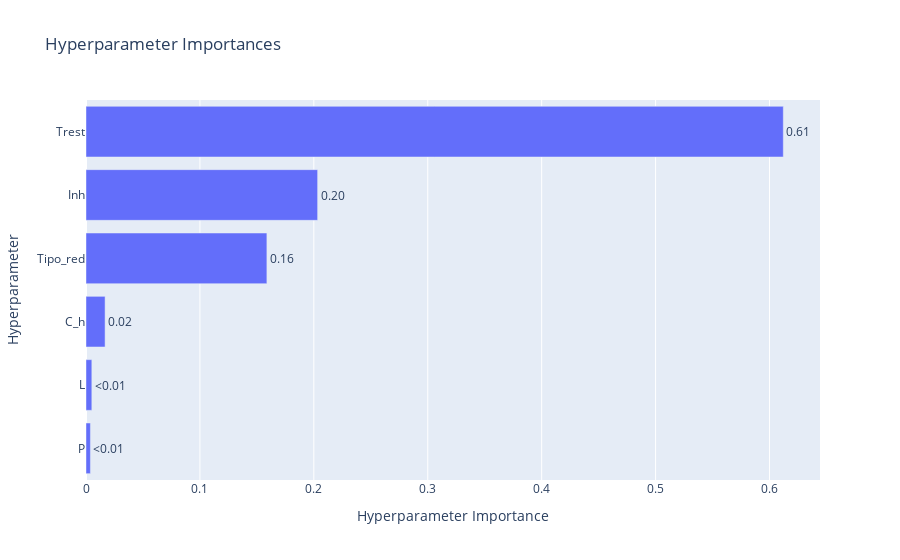

This figure's notebook cell:
### Code cell
# Gráfico de correlación entre los parámetros y los objetivos
vis.plot_param_importances(study)

### Figure 1 — Plotly figure (JSON) as saved in the notebook; plotly's stock layout.template omitted (floating-point values rounded to 4 significant figures)
{"data": [{"cliponaxis": false, "hovertemplate": ["P (FloatDistribution): 0.0038725498280647824<extra></extra>", "L (IntDistribution): 0.005119945862893677<extra></extra>", "C_h (FloatDistribution): 0.016761600781575965<extra></extra>", "Tipo_red (IntDistribution): 0.15879074547617533<extra></extra>", "Inh (FloatDistribution): 0.20334252418600413<extra></extra>", "Trest (FloatDistribution): 0.6121126338652861<extra></extra>"], "name": "Objective Value", "orientation": "h", "text": ["<0.01", "<0.01", "0.02", "0.16", "0.20", "0.61"], "textposition": "outside", "type": "bar", "x": [0.003873, 0.00512, 0.01676, 0.1588, 0.2033, 0.6121], "y": ["P", "L", "C_h", "Tipo_red", "Inh", "Trest"]}], "layout": {"title": {"text": "Hyperparameter Importances"}, "xaxis": {"title": {"text": "Hyperparameter Importance"}}, "yaxis": {"title": {"text": "Hyperparameter"}}}}
